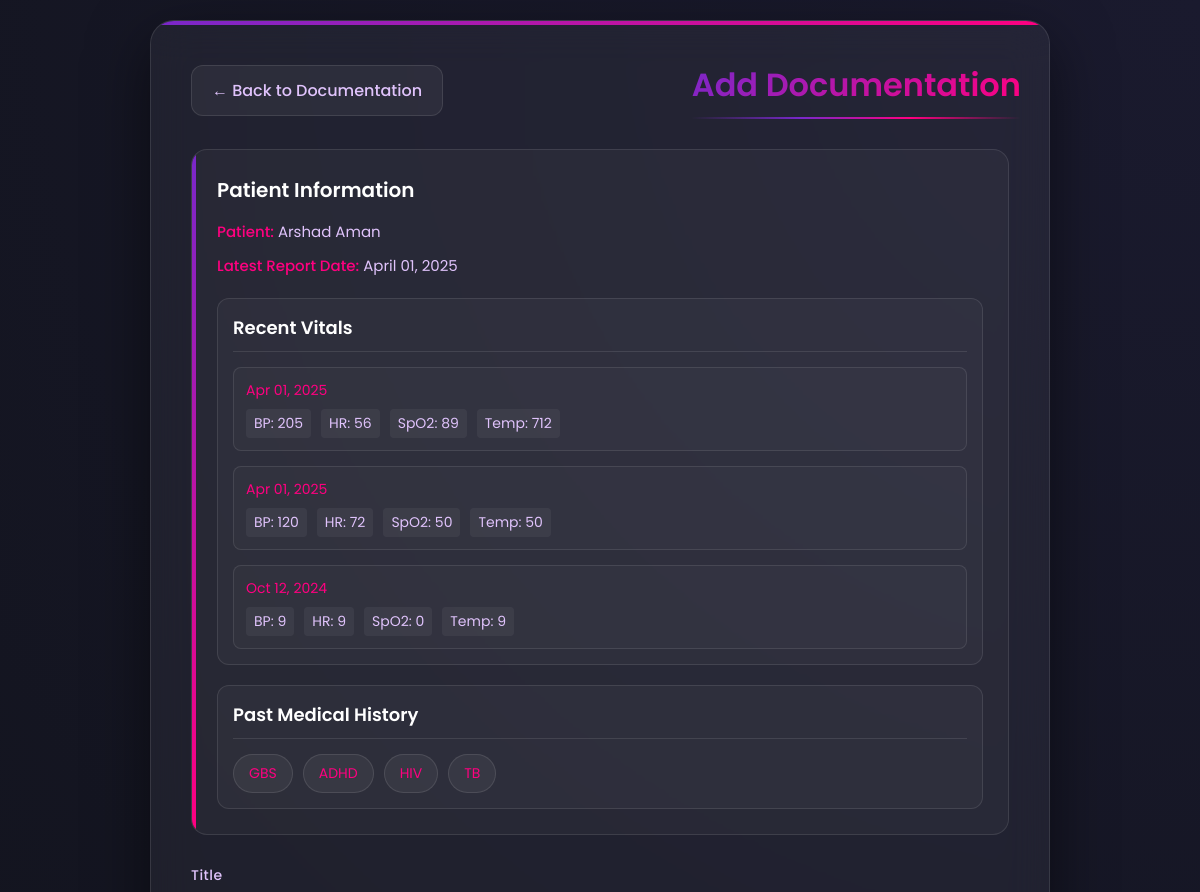
Page /reports/54b42c7f-54fc-4316-906b-e4fa29251fdb/add-documentation/ (signed in, upper part) on the earlier database version.
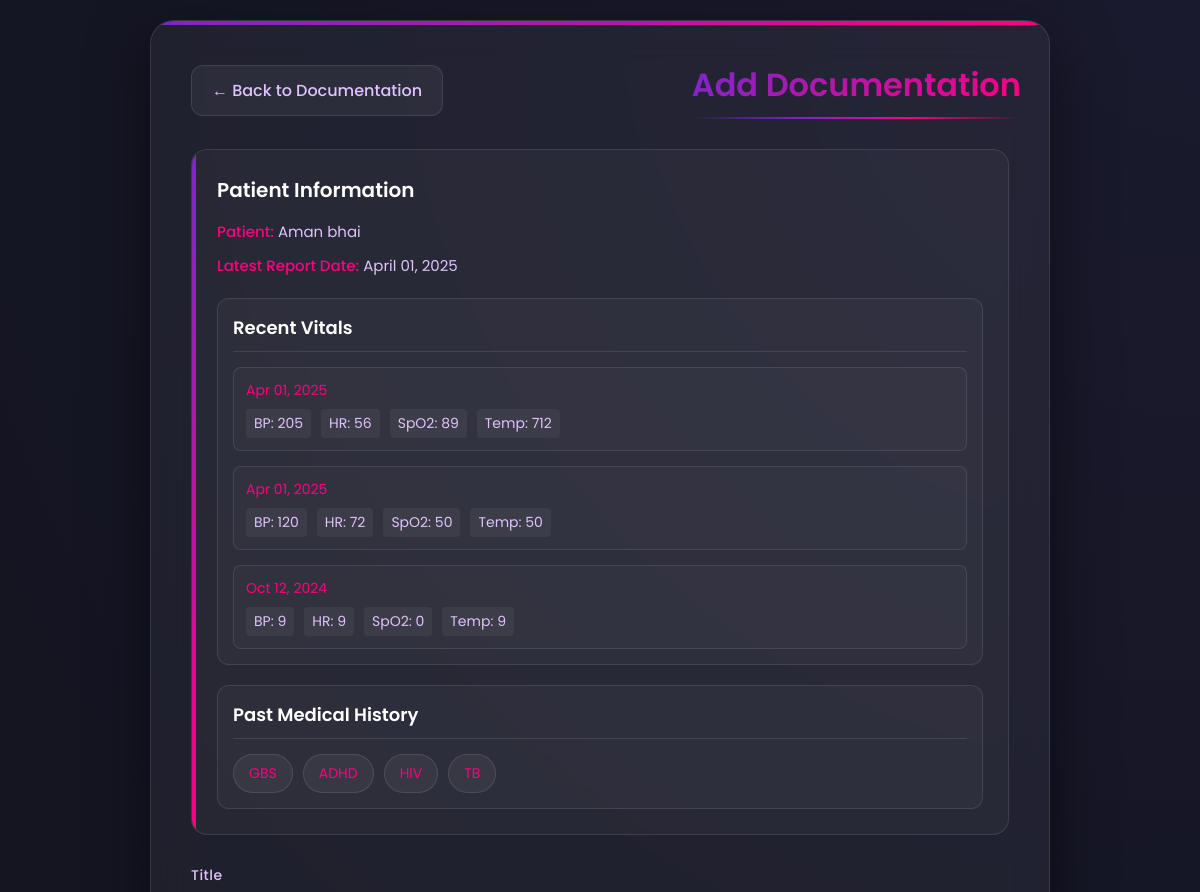
Same page on the later database version.
### rpm_users/models.py (models this page shows, shortened)
class Patient(models.Model):
    SEX_CHOICES = (('Male', 'Male'), ('Female', 'Female'), ('Others', 'Others'),)
    MONITORING_CHOICES = (('Blood Pressure', 'Blood Pressure'), ('Heart Rate', 'Heart Rate'), ('SPO2', 'SPO2'),("Temperature", "Temperature"),)
    user = models.OneToOneField(User, on_delete=models.CASCADE, blank=True, null=True)
    date_of_birth = models.DateField(blank=True, null=True)
    height = models.DecimalField(blank=True, null=True, max_digits=10, decimal_places=2)
    weight = models.DecimalField(blank=True, null=True, max_digits=10, decimal_places=2)
    insurance = models.CharField(blank=True, null=True, max_length=255)
    sex = models.CharField(blank=True, max_length=10, null=True, choices=SEX_CHOICES)
    bmi = models.DecimalField(blank=True, max_digits=10, decimal_places=2, null=True)
    monitoring_parameters = models.CharField(blank=True, max_length=20, null=True, choices=MONITORING_CHOICES)
    device_serial_number = models.IntegerField(null=True, blank=True)
    pharmacy_info = models.TextField(blank=True, null=True)
    allergies = models.TextField(blank=True, null=True)
    smoke = models.CharField(choices=(('YES', 'YES'), ('NO', 'NO'),), default='NO', max_length=3)
    drink = models.CharField(choices=(('YES', 'YES'), ('NO', 'NO'),), default='NO', max_length=3)
    family_history = models.TextField(null=True, blank=True)
    medications = models.TextField(null=True, blank=True)
    id = models.UUIDField(default=uuid.uuid4, primary_key=True, editable=False)
    created_at = models.DateTimeField(auto_now_add=True)
    updated_at = models.DateTimeField(auto_now=True)
    moderator_assigned = models.ForeignKey('Moderator', blank=True, null=True, on_delete=models.SET_NULL, related_name='moderators')

### reports/views.py (the view)
# urls.py: path('<uuid:patient_id>/add-documentation/', views.add_documentation, name='add_documentation'),
@login_required
def add_documentation(request, patient_id):
    user = request.user
    if not Moderator.objects.filter(user=user).exists():
        return render(request, "errors/403.html", {"error": "Only moderators can add documentation"}, status=403)
    patient = get_object_or_404(Patient, id=patient_id)
    latest_reports = Reports.objects.filter(patient=patient).order_by('-created_at')[:3]
    if request.method == "POST":
        form = DocumentationForm(request.POST, request.FILES)
        if form.is_valid():
            documentation = form.save(commit=False)
            documentation.patient = patient
            if latest_reports:
                documentation.report = latest_reports[0]
            documentation.save()
            return redirect(f"/view-patient/{patient_id}/?action=access")  # Redirect to patient's view page
    else:
        form = DocumentationForm()
    context = {
        "form": form,
        "patient": patient,
        "reports": latest_reports
    }
    return render(request, "reports/add_docs.html", context)

### templates/reports/add_docs.html (shortened to what this page needs)
<!DOCTYPE html>
<html lang="en">
<head>
</head>
<body>
    <div class="container">
        <a href="{% url 'view_documentation' patient.id %}" class="back-button">← Back to Documentation</a>
        <h2>Add Documentation</h2>
        <div class="patient-info">
            <h3>Patient Information</h3>
            <p><strong>Patient:</strong> {{ patient.user.first_name }} {{ patient.user.last_name }}</p>
            <p><strong>Latest Report Date:</strong> {{ reports.0.created_at|date:"F d, Y" }}</p>
            <div class="vitals-history">
                <h3>Recent Vitals</h3>
                <div class="vitals-grid">
                    {% for report in reports %}
                    <div class="vital-item">
                        <div class="vital-date">{{ report.created_at|date:"M d, Y" }}</div>
                        <div class="vital-values">
                            {% if report.blood_pressure %}<span>BP: {{ report.blood_pressure }}</span>{% endif %}
                            {% if report.heart_rate %}<span>HR: {{ report.heart_rate }}</span>{% endif %}
                            {% if report.spo2 %}<span>SpO2: {{ report.spo2 }}</span>{% endif %}
                            {% if report.temperature %}<span>Temp: {{ report.temperature }}</span>{% endif %}
                        </div>
                    </div>
                    {% endfor %}
                </div>
            </div>
            {% if patient.medical_history.all %}
            <div class="medical-history">
                <h3>Past Medical History</h3>
                <div class="history-items">
                    {% for history in patient.medical_history.all %}
                    <span class="history-item">{{ history.pmh }}</span>
                    {% endfor %}
                </div>
            </div>
            {% endif %}
        </div>
        <form action="{% url 'add_documentation' patient.id %}" method="POST" enctype="multipart/form-data">
            <div class="form-group">
                <label for="id_title">Title</label>
            </div>
        </form>
    </div>
</body>
</html>

Differences in the rows shown:
changed Patient "Aman": user.first_name "Arshad" → "Aman"; user.last_name "Aman" → "bhai"
